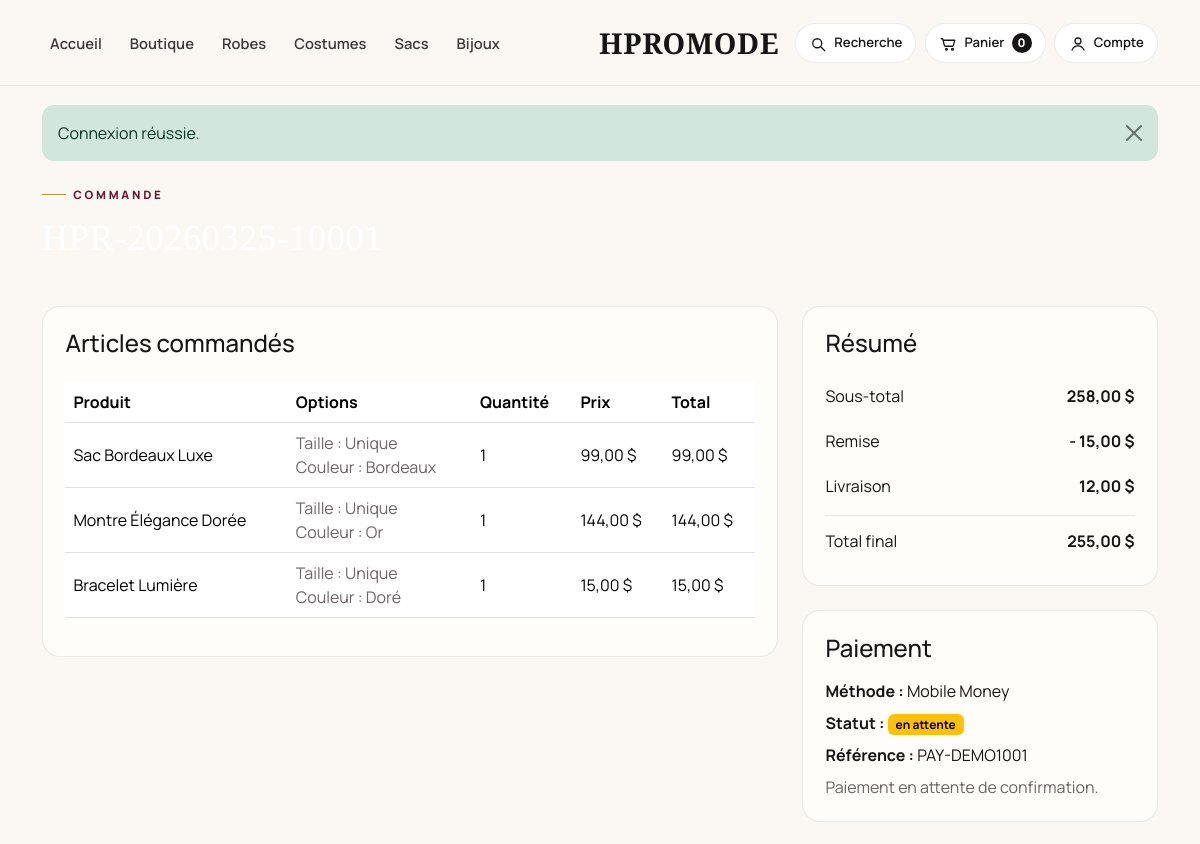
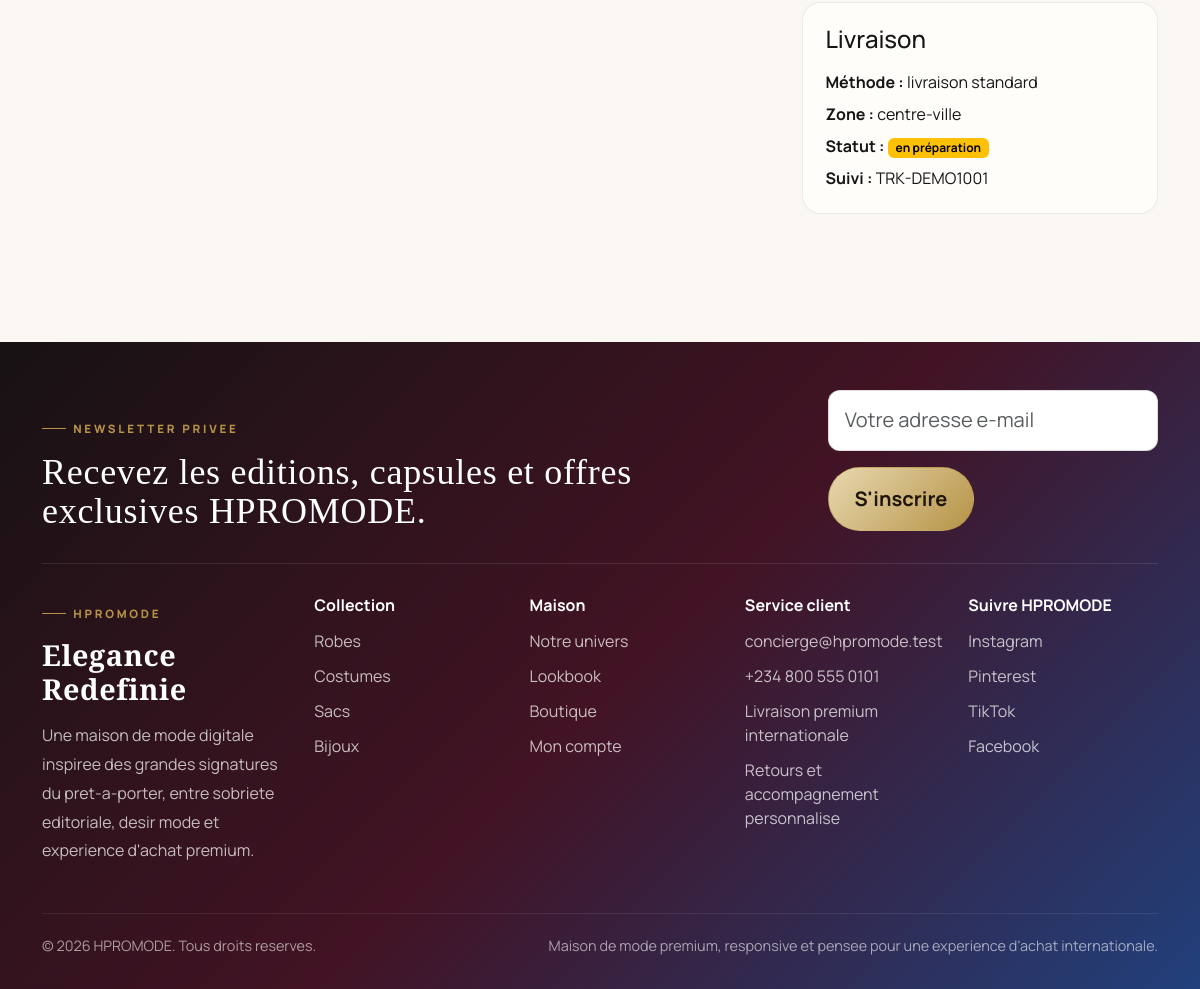
/order-details.php?id=1 (signed in), run on the app's committed database (2 pictures, top to bottom).
### tables this page shows
CREATE TABLE order_items (
    id INT AUTO_INCREMENT PRIMARY KEY,
    order_id INT NOT NULL,
    product_id INT DEFAULT NULL,
    product_name VARCHAR(180) NOT NULL,
    size VARCHAR(80) DEFAULT NULL,
    color VARCHAR(80) DEFAULT NULL,
    quantity INT NOT NULL,
    unit_price DECIMAL(10,2) NOT NULL,
    line_total DECIMAL(10,2) NOT NULL,
    CONSTRAINT fk_order_items_order FOREIGN KEY (order_id) REFERENCES orders(id) ON DELETE CASCADE,
    CONSTRAINT fk_order_items_product FOREIGN KEY (product_id) REFERENCES products(id) ON DELETE SET NULL
);

CREATE TABLE orders (
    id INT AUTO_INCREMENT PRIMARY KEY,
    user_id INT NOT NULL,
    order_number VARCHAR(80) NOT NULL UNIQUE,
    first_name VARCHAR(100) NOT NULL,
    last_name VARCHAR(100) NOT NULL,
    phone VARCHAR(50) NOT NULL,
    email VARCHAR(180) NOT NULL,
    address VARCHAR(255) NOT NULL,
    city VARCHAR(120) NOT NULL,
    country VARCHAR(120) NOT NULL,
    subtotal DECIMAL(10,2) NOT NULL DEFAULT 0,
    delivery_fee DECIMAL(10,2) NOT NULL DEFAULT 0,
    discount_amount DECIMAL(10,2) NOT NULL DEFAULT 0,
    total_amount DECIMAL(10,2) NOT NULL DEFAULT 0,
    delivery_method VARCHAR(120) NOT NULL,
    delivery_zone VARCHAR(120) DEFAULT NULL,
    payment_method VARCHAR(120) NOT NULL,
    payment_status VARCHAR(60) NOT NULL DEFAULT 'en attente',
    delivery_status VARCHAR(60) NOT NULL DEFAULT 'en attente',
    promo_code VARCHAR(80) DEFAULT NULL,
    notes TEXT DEFAULT NULL,
    created_at TIMESTAMP DEFAULT CURRENT_TIMESTAMP,
    CONSTRAINT fk_orders_user FOREIGN KEY (user_id) REFERENCES users(id) ON DELETE CASCADE
);

CREATE TABLE payments (
    id INT AUTO_INCREMENT PRIMARY KEY,
    order_id INT NOT NULL,
    payment_method VARCHAR(120) NOT NULL,
    amount DECIMAL(10,2) NOT NULL,
    status VARCHAR(60) NOT NULL DEFAULT 'en attente',
    transaction_reference VARCHAR(120) DEFAULT NULL,
    payment_note VARCHAR(255) DEFAULT NULL,
    created_at TIMESTAMP DEFAULT CURRENT_TIMESTAMP,
    CONSTRAINT fk_payments_order FOREIGN KEY (order_id) REFERENCES orders(id) ON DELETE CASCADE
);

CREATE TABLE deliveries (
    id INT AUTO_INCREMENT PRIMARY KEY,
    order_id INT NOT NULL,
    delivery_method VARCHAR(120) NOT NULL,
    delivery_zone VARCHAR(120) DEFAULT NULL,
    delivery_city VARCHAR(120) DEFAULT NULL,
    fee DECIMAL(10,2) NOT NULL DEFAULT 0,
    status VARCHAR(60) NOT NULL DEFAULT 'en attente',
    tracking_number VARCHAR(120) DEFAULT NULL,
    created_at TIMESTAMP DEFAULT CURRENT_TIMESTAMP,
    CONSTRAINT fk_deliveries_order FOREIGN KEY (order_id) REFERENCES orders(id) ON DELETE CASCADE
);

### includes/functions.php (called while the page is built, shortened)
<?php
function e($value)
{
    $value = (string) $value;
    return htmlspecialchars($value, ENT_QUOTES, 'UTF-8');
}
function format_price($price)
{
    return number_format((float) $price, 2, ',', ' ') . ' $';
}
function hpromode_lower($value)
{
    $value = trim((string) $value);
    if (function_exists('mb_strtolower')) {
        return mb_strtolower($value, 'UTF-8');
    }
    return strtolower($value);
}
function badge_class($status)
{
    $normalized = hpromode_lower($status);
    switch ($normalized) {
        case 'en attente':
        case 'pending':
        case 'en préparation':
        case 'preparation':
        case 'draft':
            return 'warning';
    }
}

### order-details.php (the view, shortened to what this page needs)
<?php
require_once __DIR__ . '/config/db.php';
require_once __DIR__ . '/includes/functions.php';
$orderId = (int) (isset($_GET['id']) ? $_GET['id'] : 0);
$userId = (int) current_user()['id'];
$orderStatement = $pdo->prepare('SELECT * FROM orders WHERE id = ? AND user_id = ? LIMIT 1');
$orderStatement->execute([$orderId, $userId]);
$order = $orderStatement->fetch();
$itemsStatement = $pdo->prepare('SELECT * FROM order_items WHERE order_id = ? ORDER BY id ASC');
$itemsStatement->execute([$orderId]);
$orderItems = $itemsStatement->fetchAll();
$paymentStatement = $pdo->prepare('SELECT * FROM payments WHERE order_id = ? ORDER BY id DESC LIMIT 1');
$paymentStatement->execute([$orderId]);
$payment = $paymentStatement->fetch();
$deliveryStatement = $pdo->prepare('SELECT * FROM deliveries WHERE order_id = ? ORDER BY id DESC LIMIT 1');
$deliveryStatement->execute([$orderId]);
$delivery = $deliveryStatement->fetch();
require_once __DIR__ . '/includes/header.php';
?>
<section class="page-banner compact-banner">
    <div class="container">
        <p class="eyebrow">Commande</p>
        <h1 class="section-title text-white"><?= e($order['order_number']) ?></h1>
    </div>
</section>
<section class="py-5">
    <div class="container">
        <div class="row g-4">
            <div class="col-lg-8">
                <div class="glass-panel">
                    <h2 class="h4 mb-4">Articles commandés</h2>
                    <div class="table-responsive">
                        <table class="table align-middle">
                            <thead>
                                <tr>
                                    <th>Produit</th>
                                    <th>Options</th>
                                    <th>Quantité</th>
                                    <th>Prix</th>
                                    <th>Total</th>
                                </tr>
                            </thead>
                            <tbody>
                                <?php foreach ($orderItems as $item): ?>
                                    <tr>
                                        <td><?= e($item['product_name']) ?></td>
                                        <td>
                                            <div class="small-muted">Taille : <?= e($item['size'] ?: 'Unique') ?></div>
                                            <div class="small-muted">Couleur : <?= e($item['color'] ?: 'Unique') ?></div>
                                        </td>
                                        <td><?= (int) $item['quantity'] ?></td>
                                        <td><?= format_price((float) $item['unit_price']) ?></td>
                                        <td><?= format_price((float) $item['line_total']) ?></td>
                                    </tr>
                                <?php endforeach; ?>
                            </tbody>
                        </table>
                    </div>
                </div>
            </div>
            <div class="col-lg-4">
                <div class="summary-card mb-4">
                    <h2 class="h4 mb-3">Résumé</h2>
                    <div class="summary-line"><span>Sous-total</span><strong><?= format_price((float) $order['subtotal']) ?></strong></div>
                    <div class="summary-line"><span>Remise</span><strong>- <?= format_price((float) $order['discount_amount']) ?></strong></div>
                    <div class="summary-line"><span>Livraison</span><strong><?= format_price((float) $order['delivery_fee']) ?></strong></div>
                    <div class="summary-line total-line"><span>Total final</span><strong><?= format_price((float) $order['total_amount']) ?></strong></div>
                </div>
                <div class="glass-panel mb-4">
                    <h2 class="h4 mb-3">Paiement</h2>
                    <p class="mb-2"><strong>Méthode :</strong> <?= e($order['payment_method']) ?></p>
                    <p class="mb-2"><strong>Statut :</strong> <span class="badge text-bg-<?= badge_class($order['payment_status']) ?>"><?= e($order['payment_status']) ?></span></p>
                    <?php if ($payment): ?>
                        <p class="mb-2"><strong>Référence :</strong> <?= e($payment['transaction_reference']) ?></p>
                        <p class="mb-0 small-muted"><?= e($payment['payment_note']) ?></p>
                    <?php endif; ?>
                </div>
                <div class="glass-panel">
                    <h2 class="h4 mb-3">Livraison</h2>
                    <p class="mb-2"><strong>Méthode :</strong> <?= e($order['delivery_method']) ?></p>
                    <p class="mb-2"><strong>Zone :</strong> <?= e($order['delivery_zone']) ?></p>
                    <p class="mb-2"><strong>Statut :</strong> <span class="badge text-bg-<?= badge_class($order['delivery_status']) ?>"><?= e($order['delivery_status']) ?></span></p>
                    <?php if ($delivery): ?>
                        <p class="mb-0"><strong>Suivi :</strong> <?= e($delivery['tracking_number']) ?></p>
                    <?php endif; ?>
                </div>
            </div>
        </div>
    </div>
</section>
<?php require_once __DIR__ . '/includes/footer.php'; ?>

### assets/css/style.css (style rules this page uses)
:root { --bg: #fbf8f4; --surface: #fffdf9; --surface-soft: #f3eee8; --ink: #171415; --muted: #6b6567; --line: rgba(23, 20, 21, 0.08); --line-strong: rgba(23, 20, 21, 0.14); --bordeaux: #6b1830; --royal: #244a8f; --gold: #b69346; --gold-soft: #dfcb95; --radius-xl: 26px; --radius-lg: 18px; --radius-md: 12px; }
* { box-sizing: border-box; }
html { scroll-behavior: smooth; }
body { margin: 0; font-family: 'Manrope', sans-serif; color: var(--ink); background: var(--bg); min-height: 100vh; }
body.page-inner { padding-top: 92px; }
.brand-mark, .section-title, .product-card h3, .editorial-card h3, .lookbook-frame h3, .product-title, .auth-card h1, .admin-brand h1, .home-hero h1 { font-family: 'Playfair Display', serif; letter-spacing: 0.02em; }
.section-title { margin: 0; font-size: clamp(2rem, 3vw, 3.15rem); line-height: 1.08; }
.eyebrow { display: inline-flex; align-items: center; gap: 0.45rem; font-size: 0.72rem; letter-spacing: 0.24em; text-transform: uppercase; font-weight: 800; color: var(--bordeaux); }
.eyebrow::before { content: ''; width: 24px; height: 1px; background: var(--gold); }
.small-muted { color: var(--muted); }
.editorial-card, .quote-panel, .collection-panel, .filter-card, .product-buy-card, .product-editorial-note, .summary-card, .auth-card, .universe-panel, .category-shortcut, .product-stage-gallery, .split-intro-media, .split-story-media, .catalog-hero-media, .rental-visual { background: var(--surface); border: 1px solid var(--line); border-radius: var(--radius-lg); }
.product-card-header, .product-card-footer, .summary-line, .catalog-toolbar { display: flex; justify-content: space-between; gap: 1rem; }
.summary-card, .filter-card, .glass-panel { background: var(--surface); border: 1px solid var(--line); border-radius: var(--radius-lg); }
.summary-card, .filter-card, .glass-panel, .auth-card { padding: 1.4rem; }
.summary-line { align-items: center; padding: 0.65rem 0; }
.total-line { margin-top: 0.4rem; padding-top: 0.8rem; border-top: 1px solid var(--line); }

### data on the page
order_items: product_name "Sac Bordeaux Luxe", size "Unique", color "Bordeaux", quantity "1", unit_price "99,00 $", line_total "99,00 $"
order_items: product_name "Montre Élégance Dorée", size "Unique", color "Or", quantity "1", unit_price "144,00 $", line_total "144,00 $"
order_items: product_name "Bracelet Lumière", size "Unique", color "Doré", quantity "1", unit_price "15,00 $", line_total "15,00 $"
orders: subtotal "258,00 $", discount_amount "15,00 $", delivery_fee "12,00 $", total_amount "255,00 $", payment_method "Mobile Money", payment_status "en attente", delivery_method "livraison standard", delivery_zone "centre-ville", delivery_status "en préparation"
payments: transaction_reference "PAY-DEMO1001", payment_note "Paiement en attente de confirmation."
deliveries: tracking_number "TRK-DEMO1001"

### other printed values
cart_items_count() "0"
$message "Connexion réussie."
APP_SUPPORT_EMAIL "concierge@hpromode.test"
APP_SUPPORT_PHONE "+234 800 555 0101"
